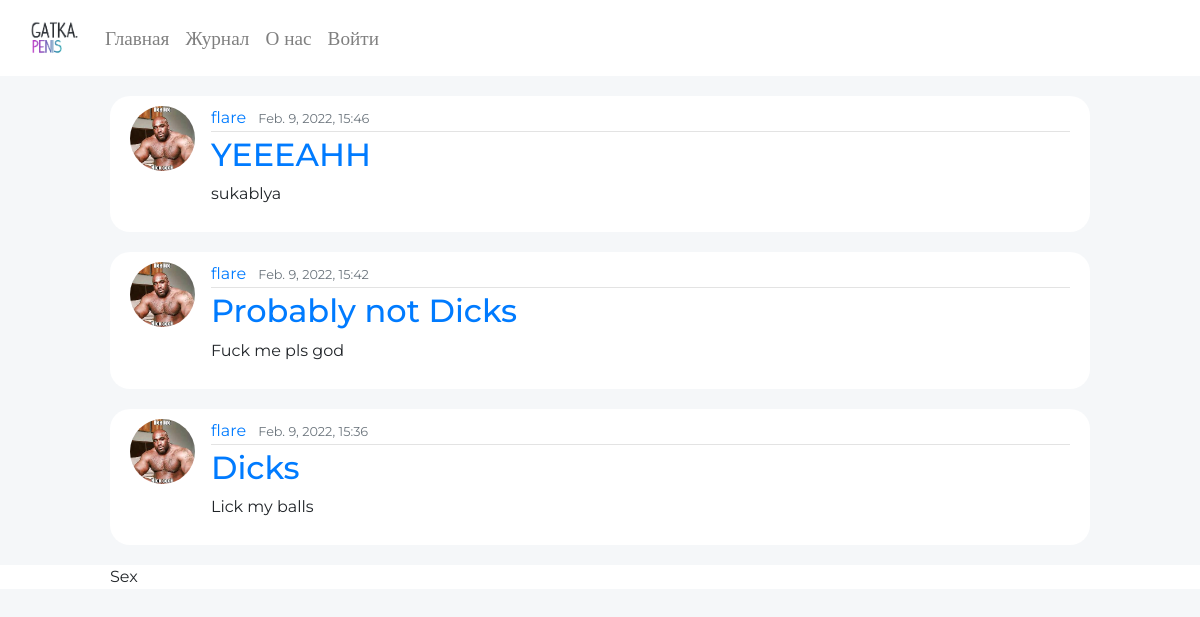
The page /blog/ on the database as committed earlier.
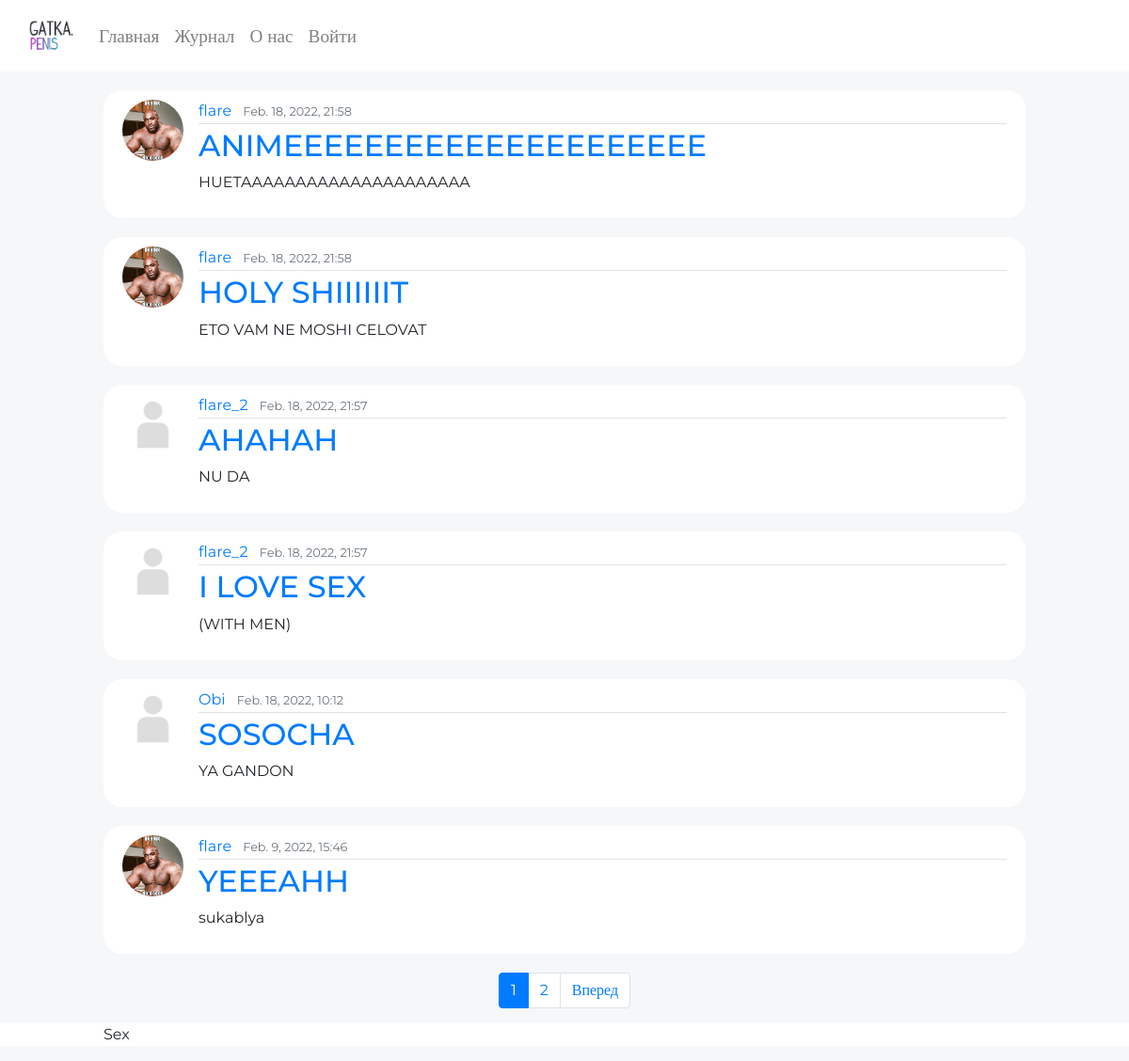
The same page on the database as committed later.
### main/models.py (models this page shows, shortened)
class Post(models.Model):
    title = models.CharField(max_length=100)
    content = models.TextField()
    date_posted = models.DateTimeField(default=timezone.now)
    author = models.ForeignKey(User, on_delete=models.CASCADE)

### users/models.py (models this page shows, shortened)
class Profile(models.Model):
    user = models.OneToOneField(User, on_delete=models.CASCADE)
    image = models.ImageField(default='default.jpg', upload_to='profile_pictures')

### main/views.py (the view)
# urls.py: path('blog/', PostListView.as_view(), name="main-blog"),
class PostListView(ListView):
    model = Post
    template_name = 'main/blog.html'
    context_object_name = "posts"
    ordering = ['-date_posted']
    paginate_by = 6

### main/templates/main/blog.html (shortened to what this page needs)
{% extends "main/base.html" %}
{% block content %}
        {% for post in posts %}
        <article class="media content-section">
            <img class="align-self-start rounded-circle article-img" src="{{ post.author.profile.image.url }}">
            <div class="media-body">
              <div class="article-metadata">
                <a class="mr-2" style="word-break:break-word" href="{% url 'main-user-posts' post.author.username %}">{{ post.author }}</a>
                <small class="text-muted">{{ post.date_posted|date:"N j, Y, H:i" }}</small>
              </div>
              <h2><a class="article-title" style="word-break:break-word" href="{% url 'main-blog-detail' post.id %}">{{ post.title }}</a></h2>
              <p class="article-content" style="word-break:break-word">{{ post.content }}</p>
            </div>
          </article>
          {% endfor %}
          {% if is_paginated %}
          <nav>
            <ul class="pagination justify-content-center">
              {% for i in page_obj.paginator.page_range %}
                {% if page_obj.number == i %}
                  <li class="page-item active"><a class="page-link" href="?page={{ i }}">{{ i }}</a></li>
                {% elif i > page_obj.number|add:'-3' and num < page_obj.number|add:'3' %}
                  <li class="page-item"><a class="page-link" href="?page={{ i }}">{{ i }}</a></li>
                {% endif %}
              {% endfor %}
              {% if page_obj.has_next %}
                <li class="page-item"><a class="page-link" href="?page={{ page_obj.next_page_number }}">{{ page_obj.next_page_number }}</a></li>
                <li class="page-item">
                  <a class="page-link" href="?page={{ page_obj.next_page_number }}">Вперед</a>
                </li>
              {% endif %}
            </ul>
          </nav>
          {% endif %}
{% endblock content %}

### main/templates/main/base.html (shortened to what this page needs)
{% load static %}
<!DOCTYPE html>
<html>
    <head>
        <link rel="stylesheet" href="https://stackpath.bootstrapcdn.com/bootstrap/4.3.1/css/bootstrap.min.css">
        <link rel="stylesheet" type="text/css" href="{% static 'main/main.css' %}">
    </head>
    <body>
        <nav class="navbar navbar-expand-lg fixed-top navbar-light" style="background-color: #ffffff;">
            <div class="container-fluid">
                <img class="navbar-brand" src="{% static 'main/gatka.png' %}" alt="" width="50px">
                <div class="collapse navbar-collapse" id="navbarSupportedContent">
                  <ul class="navbar-nav me-auto">
                    <li class="nav-item">
                      <a class="nav-link" href="{% url 'main-home' %}">Главная</a>
                    </li>
                    <li class="nav-item">
                      <a class="nav-link" href="{% url 'main-blog' %}">Журнал</a>
                    </li>
                    <li class="nav-item">
                      <a class="nav-link" href="{% url 'main-about' %}">О нас</a>
                    </li>
                  </ul>
                  {% if user.is_authenticated %}
                  <ul class="navbar-nav">
                    <li class="nav-item dropdown">
                        <a class="nav-link dropdown-toggle" href="#" id="navbarDropdown" role="button" data-toggle="dropdown" aria-haspopup="true" aria-expanded="false">{{ user.username }}</a>
                        <div class="dropdown-menu">
                          <a class="dropdown-item" href="{% url 'profile' %}">Профиль</a>
                          <a class="dropdown-item" href="{% url 'main-blog-create' %}">Новая запись</a>
                          <div class="dropdown-divider"></div>
                          <a class="dropdown-item" href="{% url 'logout' %}">Выйти</a>
                        </div>
                    </li>
                    {% else %}
                    <li class="navbar-nav">
                        <a class="nav-link" href="{% url 'login' %}">Войти</a>
                    </li>
                    {% endif %}
                </div>
              </div>
        </nav>
        <div class="container">
            {% block content %} {% endblock %}
        </div>
        <div class="footer">
          <div class="container">
            <p>Sex</p>
          </div>
        </div>
    </body>
</html>

### main/static/main/main.css (style rules this page uses)
* { font-family: Montserrat; }
body { background-color: #f5f7f9; margin-top: 6rem; }
.container { max-width: 1000px; margin: 0 auto; padding: 0 10px; }
.navbar { font-size: larger; }
.article-img { height: 65px; width: 65px; margin-right: 16px; }
.content-section { background: #ffffff; padding: 10px 20px; border-radius: 20px; margin-bottom: 20px; }
.article-metadata { padding-bottom: 1px; margin-bottom: 4px; border-bottom: 1px solid #e3e3e3 }
.footer { background-color: #fff; }

Rows that differ between the two databases and show on the page:
no longer on this page (row unchanged): Post: author.profile.image (picture), author "flare", date_posted "Feb. 9, 2022, 15:42", title "Probably not Dicks", content "Fuck me pls god"
no longer on this page (row unchanged): Post: author.profile.image (picture), author "flare", date_posted "Feb. 9, 2022, 15:36", title "Dicks", content "Lick my balls"
added Post: author.profile.image (picture), author "flare", date_posted "Feb. 18, 2022, 21:58", title "ANIMEEEEEEEEEEEEEEEEEEEEE", content "HUETAAAAAAAAAAAAAAAAAAAAA"
added Post: author.profile.image (picture), author "flare", date_posted "Feb. 18, 2022, 21:58", title "HOLY SHIIIIIIT", content "ETO VAM NE MOSHI CELOVAT"
added Post: author.profile.image (placeholder picture), author "flare_2", date_posted "Feb. 18, 2022, 21:57", title "AHAHAH", content "NU DA"
added Post: author.profile.image (placeholder picture), author "flare_2", date_posted "Feb. 18, 2022, 21:57", title "I LOVE SEX", content "(WITH MEN)"
added Post: author.profile.image (placeholder picture), author "Obi", date_posted "Feb. 18, 2022, 10:12", title "SOSOCHA", content "YA GANDON"
Other text that changed with them:
{{ page_obj.next_page_number }}: (not shown) → "2"
new list line: "1"
text now shown: "Вперед"
